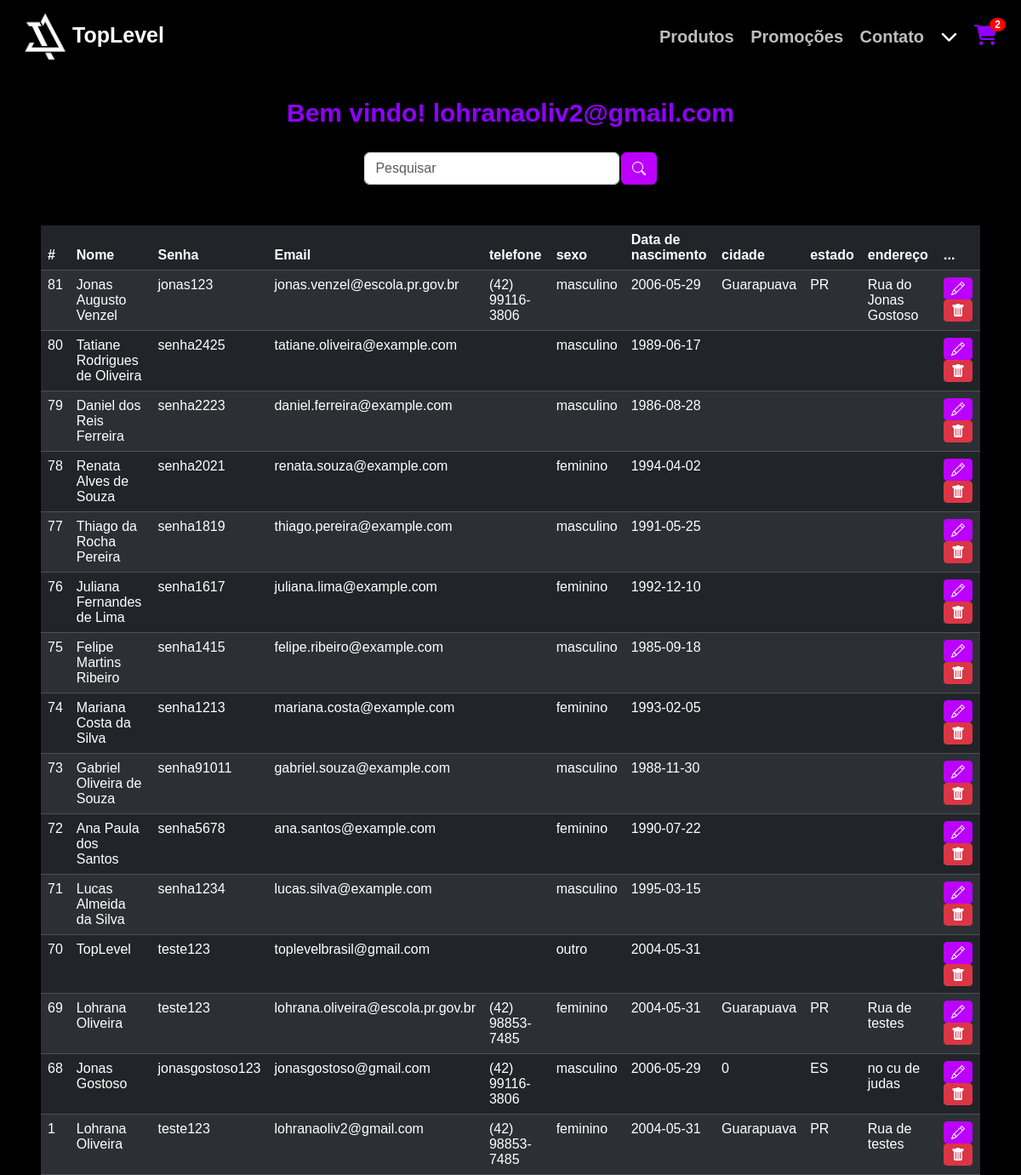
/sistema.php (signed in), run on the app's committed database.
### tables this page shows
CREATE TABLE `usuarios` (
  `id` int(11) NOT NULL,
  `nome` varchar(45) NOT NULL,
  `senha` varchar(45) NOT NULL,
  `email` varchar(110) NOT NULL,
  `telefone` varchar(15) NOT NULL,
  `sexo` varchar(15) NOT NULL,
  `data_nasc` date NOT NULL,
  `cidade` varchar(45) NOT NULL,
  `estado` varchar(45) NOT NULL,
  `endereco` varchar(45) NOT NULL,
  `cep` varchar(8) NOT NULL,
  `numero` int(11) NOT NULL,
  `bairro` varchar(100) NOT NULL
);

### sistema.php (the view, shortened to what this page needs)
<?php
    include_once('config.php');
    $logado = $_SESSION['email'];
    if(!empty($_GET['search']))
    {
        $data = $_GET['search'];
        $sql = "SELECT * FROM usuarios WHERE id LIKE '%$data%' OR nome LIKE '%$data%' OR email LIKE '%$data%' ORDER BY id DESC";
    }
    else
    {
        $sql = "SELECT * FROM usuarios ORDER BY id DESC";
    }
    $result = $conexao->query($sql);
if (isset($_SESSION['email'])) {
    if ($_SESSION['email'] === 'toplevelbrasil@gmail.com') {
        include 'headeradm.php';
    } else {
        include 'headeruser.php';
    }
} else {
    include 'header.php';
}
?>
<!DOCTYPE html>
<html lang="pt-br">
<head>
  <link href="https://cdn.jsdelivr.net/npm/bootstrap@5.3.3/dist/css/bootstrap.min.css" rel="stylesheet">
  <link rel="stylesheet" href="assents/css/Global.css">
  <link rel="stylesheet" href="assents/css/Index.css">
  <link rel="stylesheet" href="assents/css/user.css">
</head>
<body>
  <div class="bemvindo">
        <?php
        echo "<a>Bem vindo! $logado </a>";
        ?>
        </div>
        <br>
        <div class="box-search">
          <input type="search" class="form-control w-25" placeholder="Pesquisar" id="pesquisar">
          <button oneclick="searchData()" class="btn" style="background-color: #bb00ff; border-color: #bb00ff; color: white;">
          <svg xmlns="http://www.w3.org/2000/svg" width="16" height="16" fill="currentColor" class="bi bi-search" viewBox="0 0 16 16">
          <path d="M11.742 10.344a6.5 6.5 0 1 0-1.397 1.398h-.001q.044.06.098.115l3.85 3.85a1 1 0 0 0 1.415-1.414l-3.85-3.85a1 1 0 0 0-.115-.1zM12 6.5a5.5 5.5 0 1 1-11 0 5.5 5.5 0 0 1 11 0"/>
          </svg>
          </button>
  </div>
<div class="m-5">
<table class="table table-dark table-striped">
  <thead>
    <tr>
      <th scope="col">#</th>
      <th scope="col">Nome</th>
      <th scope="col">Senha</th>
      <th scope="col">Email</th>
      <th scope="col">telefone</th>
      <th scope="col">sexo</th>
      <th scope="col">Data de nascimento</th>
      <th scope="col">cidade</th>
      <th scope="col">estado</th>
      <th scope="col">endereço</th>
      <th scope="col">...</th>
    </tr>
  </thead>
  <tbody>
    <?php
        while($user_data = mysqli_fetch_assoc($result))
        {
            echo "<tr>";
            echo "<td>".$user_data['id']."</td>";
            echo "<td>".$user_data['nome']."</td>";
            echo "<td>".$user_data['senha']."</td>";
            echo "<td>".$user_data['email']."</td>";
            echo "<td>".$user_data['telefone']."</td>";
            echo "<td>".$user_data['sexo']."</td>";
            echo "<td>".$user_data['data_nasc']."</td>";
            echo "<td>".$user_data['cidade']."</td>";
            echo "<td>".$user_data['estado']."</td>";
            echo "<td>".$user_data['endereco']."</td>";
            echo "<td>
              <a class='btn btn-sm' style='background-color: #bb00ff; border-color: #bb00ff; color: white;' href='edit.php?id=$user_data[id]'>
              <svg xmlns='http://www.w3.org/2000/svg' width='16' height='16' fill='currentColor' class='bi bi-pencil' viewBox='0 0 16 16'>
                  <path d='M12.146.146a.5.5 0 0 1 .708 0l3 3a.5.5 0 0 1 0 .708l-10 10a.5.5 0 0 1-.168.11l-5 2a.5.5 0 0 1-.65-.65l2-5a.5.5 0 0 1 .11-.168zM11.207 2.5 13.5 4.793 14.793 3.5 12.5 1.207zm1.586 3L10.5 3.207 4 9.707V10h.5a.5.5 0 0 1 .5.5v.5h.5a.5.5 0 0 1 .5.5v.5h.293zm-9.761 5.175-.106.106-1.528 3.821 3.821-1.528.106-.106A.5.5 0 0 1 5 12.5V12h-.5a.5.5 0 0 1-.5-.5V11h-.5a.5.5 0 0 1-.468-.325'/>
            </svg>
            </a>
            <a class='btn btn-sm btn-danger' href='delete.php?id=$user_data[id]'>
              <svg xmlns='http://www.w3.org/2000/svg' width='16' height='16' fill='currentColor' class='bi bi-trash-fill' viewBox='0 0 16 16'>
                  <path d='M2.5 1a1 1 0 0 0-1 1v1a1 1 0 0 0 1 1H3v9a2 2 0 0 0 2 2h6a2 2 0 0 0 2-2V4h.5a1 1 0 0 0 1-1V2a1 1 0 0 0-1-1H10a1 1 0 0 0-1-1H7a1 1 0 0 0-1 1zm3 4a.5.5 0 0 1 .5.5v7a.5.5 0 0 1-1 0v-7a.5.5 0 0 1 .5-.5M8 5a.5.5 0 0 1 .5.5v7a.5.5 0 0 1-1 0v-7A.5.5 0 0 1 8 5m3 .5v7a.5.5 0 0 1-1 0v-7a.5.5 0 0 1 1 0'/>
            </svg>
            </a>
            </td>";
        }
    ?>
  </tbody>
</table>
</div>
</body>
</html>

### assents/css/user.css (style rules this page uses)
.bemvindo { font-size: 30px; font-weight: bold; text-decoration: none; color: #9000ff; margin-top: 2%; text-align: center; }
.box-search { display: flex; justify-content: center; gap: .1%; }

### assents/css/userstl.css (style rules this page uses)
body { background-color: black; color: white; font-family: Arial, sans-serif; margin: 0; }

### assents/css/Global.css (style rules this page uses)
body { font-family: Arial, sans-serif; background-color: #000000; margin-left: 0%; margin-right: 0%; }
a { text-decoration: none; color: inherit; }

### assents/css/index.css (style rules this page uses)
body { margin: 0; padding: 0; font-family: Arial, sans-serif; }

### data on the page
usuarios: id "81", nome "Jonas Augusto Venzel", senha "jonas123", email "jonas.venzel@escola.pr.gov.br", telefone "(42) 99116-3806", sexo "masculino", data_nasc "2006-05-29", cidade "Guarapuava", estado "PR", endereco "Rua do Jonas Gostoso"
usuarios: id "80", nome "Tatiane Rodrigues de Oliveira", senha "senha2425", email "tatiane.oliveira@example.com", sexo "masculino", data_nasc "1989-06-17"
usuarios: id "79", nome "Daniel dos Reis Ferreira", senha "senha2223", email "daniel.ferreira@example.com", sexo "masculino", data_nasc "1986-08-28"
usuarios: id "78", nome "Renata Alves de Souza", senha "senha2021", email "renata.souza@example.com", sexo "feminino", data_nasc "1994-04-02"
usuarios: id "77", nome "Thiago da Rocha Pereira", senha "senha1819", email "thiago.pereira@example.com", sexo "masculino", data_nasc "1991-05-25"
usuarios: id "76", nome "Juliana Fernandes de Lima", senha "senha1617", email "juliana.lima@example.com", sexo "feminino", data_nasc "1992-12-10"
usuarios: id "75", nome "Felipe Martins Ribeiro", senha "senha1415", email "felipe.ribeiro@example.com", sexo "masculino", data_nasc "1985-09-18"
usuarios: id "74", nome "Mariana Costa da Silva", senha "senha1213", email "mariana.costa@example.com", sexo "feminino", data_nasc "1993-02-05"
usuarios: id "73", nome "Gabriel Oliveira de Souza", senha "senha91011", email "gabriel.souza@example.com", sexo "masculino", data_nasc "1988-11-30"
usuarios: id "72", nome "Ana Paula dos Santos", senha "senha5678", email "ana.santos@example.com", sexo "feminino", data_nasc "1990-07-22"
usuarios: id "71", nome "Lucas Almeida da Silva", senha "senha1234", email "lucas.silva@example.com", sexo "masculino", data_nasc "1995-03-15"
usuarios: id "70", nome "TopLevel", senha "teste123", email "toplevelbrasil@gmail.com", sexo "outro", data_nasc "2004-05-31"
usuarios: id "69", nome "Lohrana Oliveira", senha "teste123", email "lohrana.oliveira@escola.pr.gov.br", telefone "(42) 98853-7485", sexo "feminino", data_nasc "2004-05-31", cidade "Guarapuava", estado "PR", endereco "Rua de testes"
usuarios: id "68", nome "Jonas Gostoso", senha "jonasgostoso123", email "jonasgostoso@gmail.com", telefone "(42) 99116-3806", sexo "masculino", data_nasc "2006-05-29", cidade "0", estado "ES", endereco "no cu de judas"
usuarios: id "1", nome "Lohrana Oliveira", senha "teste123", email "lohranaoliv2@gmail.com", telefone "(42) 98853-7485", sexo "feminino", data_nasc "2004-05-31", cidade "Guarapuava", estado "PR", endereco "Rua de testes"

### other printed values
$row_count "2"
$logado "lohranaoliv2@gmail.com"
